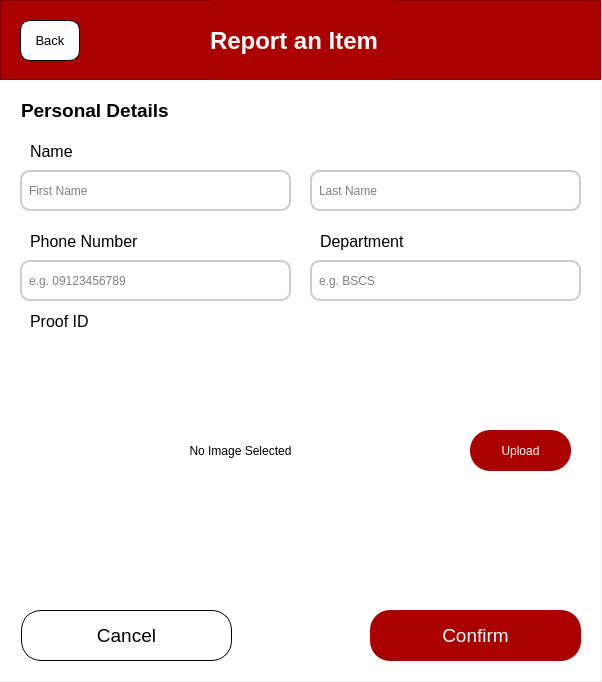
<?xml version="1.0" encoding="UTF-8"?>
<ui version="4.0">
 <class>ReportItemDialog</class>
 <widget class="QDialog" name="ReportItemDialog">
  <property name="geometry">
   <rect>
    <x>0</x>
    <y>0</y>
    <width>602</width>
    <height>682</height>
   </rect>
  </property>
  <property name="minimumSize">
   <size>
    <width>602</width>
    <height>682</height>
   </size>
  </property>
  <property name="maximumSize">
   <size>
    <width>602</width>
    <height>682</height>
   </size>
  </property>
  <property name="windowTitle">
   <string>Dialog</string>
  </property>
  <widget class="QStackedWidget" name="stackedWidget">
   <property name="geometry">
    <rect>
     <x>0</x>
     <y>0</y>
     <width>601</width>
     <height>681</height>
    </rect>
   </property>
   <property name="minimumSize">
    <size>
     <width>601</width>
     <height>681</height>
    </size>
   </property>
   <property name="maximumSize">
    <size>
     <width>601</width>
     <height>681</height>
    </size>
   </property>
   <property name="styleSheet">
    <string notr="true">background-color: rgb(255, 255, 255);</string>
   </property>
   <property name="currentIndex">
    <number>1</number>
   </property>
   <widget class="QWidget" name="itemPage">
    <widget class="QPushButton" name="nextButton">
     <property name="geometry">
      <rect>
       <x>369</x>
       <y>610</y>
       <width>211</width>
       <height>51</height>
      </rect>
     </property>
     <property name="font">
      <font>
       <pointsize>14</pointsize>
      </font>
     </property>
     <property name="styleSheet">
      <string notr="true">QPushButton {
        background-color: rgb(170, 0, 0);
        color: white;
        border: none;
        border-radius: 20px;
        padding: 8px 16px;
    }
    QPushButton:hover {
        background-color: #800000;
    }
    QPushButton:pressed {
        background-color: #4d0000;
    }</string>
     </property>
     <property name="text">
      <string>Next</string>
     </property>
    </widget>
    <widget class="QPushButton" name="cancelButton">
     <property name="geometry">
      <rect>
       <x>20</x>
       <y>610</y>
       <width>211</width>
       <height>51</height>
      </rect>
     </property>
     <property name="font">
      <font>
       <pointsize>14</pointsize>
      </font>
     </property>
     <property name="styleSheet">
      <string notr="true">QPushButton {
        border: 1px solid;
        border-radius: 20px;
        padding: 8px 16px;
    }
    QPushButton:hover {
        background-color: lightgray;
    }
    QPushButton:pressed {
        background-color: gray;
    }</string>
     </property>
     <property name="text">
      <string>Cancel</string>
     </property>
    </widget>
    <widget class="QFrame" name="frame_2">
     <property name="geometry">
      <rect>
       <x>0</x>
       <y>0</y>
       <width>611</width>
       <height>80</height>
      </rect>
     </property>
     <property name="styleSheet">
      <string notr="true">background-color: rgb(170, 0, 0);</string>
     </property>
     <property name="frameShape">
      <enum>QFrame::StyledPanel</enum>
     </property>
     <property name="frameShadow">
      <enum>QFrame::Raised</enum>
     </property>
     <widget class="QLabel" name="label_11">
      <property name="geometry">
       <rect>
        <x>210</x>
        <y>0</y>
        <width>191</width>
        <height>81</height>
       </rect>
      </property>
      <property name="font">
       <font>
        <pointsize>18</pointsize>
        <weight>75</weight>
        <bold>true</bold>
       </font>
      </property>
      <property name="styleSheet">
       <string notr="true">color: rgb(255, 255, 255);</string>
      </property>
      <property name="text">
       <string>Report an Item</string>
      </property>
     </widget>
    </widget>
    <widget class="QDateTimeEdit" name="dateLostEdit">
     <property name="geometry">
      <rect>
       <x>20</x>
       <y>250</y>
       <width>271</width>
       <height>41</height>
      </rect>
     </property>
     <property name="font">
      <font>
       <pointsize>12</pointsize>
      </font>
     </property>
     <property name="calendarPopup">
      <bool>true</bool>
     </property>
    </widget>
    <widget class="QLineEdit" name="itemNameEdit">
     <property name="geometry">
      <rect>
       <x>20</x>
       <y>170</y>
       <width>271</width>
       <height>41</height>
      </rect>
     </property>
     <property name="styleSheet">
      <string notr="true">QLineEdit {
        border: 2px solid #ccc;
        border-radius: 10px;
        padding: 5px;
    }</string>
     </property>
     <property name="text">
      <string/>
     </property>
     <property name="placeholderText">
      <string>Item Name</string>
     </property>
    </widget>
    <widget class="QLabel" name="itemImagePreview">
     <property name="geometry">
      <rect>
       <x>30</x>
       <y>410</y>
       <width>431</width>
       <height>191</height>
      </rect>
     </property>
     <property name="text">
      <string>No Image Selected</string>
     </property>
     <property name="alignment">
      <set>Qt::AlignCenter</set>
     </property>
    </widget>
    <widget class="QLabel" name="label_15">
     <property name="geometry">
      <rect>
       <x>30</x>
       <y>380</y>
       <width>111</width>
       <height>23</height>
      </rect>
     </property>
     <property name="font">
      <font>
       <pointsize>12</pointsize>
      </font>
     </property>
     <property name="text">
      <string>Item Image</string>
     </property>
    </widget>
    <widget class="QPushButton" name="itemImageButton">
     <property name="geometry">
      <rect>
       <x>470</x>
       <y>470</y>
       <width>101</width>
       <height>41</height>
      </rect>
     </property>
     <property name="styleSheet">
      <string notr="true">QPushButton {
        background-color: rgb(170, 0, 0);
        color: white;
        border: none;
        border-radius: 20px;
        padding: 8px 16px;
    }
    QPushButton:hover {
        background-color: #800000;
    }
    QPushButton:pressed {
        background-color: #4d0000;
    }</string>
     </property>
     <property name="text">
      <string>Upload </string>
     </property>
    </widget>
    <widget class="QLabel" name="label_14">
     <property name="geometry">
      <rect>
       <x>320</x>
       <y>140</y>
       <width>191</width>
       <height>23</height>
      </rect>
     </property>
     <property name="font">
      <font>
       <pointsize>12</pointsize>
      </font>
     </property>
     <property name="text">
      <string>Category</string>
     </property>
    </widget>
    <widget class="QLabel" name="label_6">
     <property name="geometry">
      <rect>
       <x>320</x>
       <y>220</y>
       <width>211</width>
       <height>23</height>
      </rect>
     </property>
     <property name="font">
      <font>
       <pointsize>12</pointsize>
      </font>
     </property>
     <property name="text">
      <string>Location</string>
     </property>
    </widget>
    <widget class="QLineEdit" name="descriptionEdit">
     <property name="geometry">
      <rect>
       <x>20</x>
       <y>330</y>
       <width>561</width>
       <height>41</height>
      </rect>
     </property>
     <property name="styleSheet">
      <string notr="true">QLineEdit {
        border: 2px solid #ccc;
        border-radius: 10px;
        padding: 5px;
    }</string>
     </property>
     <property name="text">
      <string/>
     </property>
     <property name="placeholderText">
      <string>Add more details</string>
     </property>
    </widget>
    <widget class="QLabel" name="label_7">
     <property name="geometry">
      <rect>
       <x>30</x>
       <y>300</y>
       <width>191</width>
       <height>23</height>
      </rect>
     </property>
     <property name="font">
      <font>
       <pointsize>12</pointsize>
      </font>
     </property>
     <property name="text">
      <string>Description</string>
     </property>
    </widget>
    <widget class="QComboBox" name="comboBox_2">
     <property name="geometry">
      <rect>
       <x>310</x>
       <y>170</y>
       <width>271</width>
       <height>41</height>
      </rect>
     </property>
     <property name="font">
      <font>
       <family>Segoe UI</family>
       <pointsize>11</pointsize>
       <weight>50</weight>
       <bold>false</bold>
      </font>
     </property>
     <property name="styleSheet">
      <string notr="true">QComboBox {
        border: 2px solid #ccc;
        border-radius: 10px;
        padding: 5px;
    }</string>
     </property>
     <item>
      <property name="text">
       <string>Electronics</string>
      </property>
     </item>
     <item>
      <property name="text">
       <string>School Supplies</string>
      </property>
     </item>
     <item>
      <property name="text">
       <string>Clothing and Accessories</string>
      </property>
     </item>
     <item>
      <property name="text">
       <string>I.D Cards</string>
      </property>
     </item>
     <item>
      <property name="text">
       <string>Wallets </string>
      </property>
     </item>
     <item>
      <property name="text">
       <string>Keys</string>
      </property>
     </item>
     <item>
      <property name="text">
       <string>Personal Items</string>
      </property>
     </item>
     <item>
      <property name="text">
       <string>Others</string>
      </property>
     </item>
    </widget>
    <widget class="QLineEdit" name="locationLostEdit">
     <property name="geometry">
      <rect>
       <x>310</x>
       <y>250</y>
       <width>271</width>
       <height>41</height>
      </rect>
     </property>
     <property name="styleSheet">
      <string notr="true">QLineEdit {
        border: 2px solid #ccc;
        border-radius: 10px;
        padding: 5px;
    }</string>
     </property>
     <property name="placeholderText">
      <string>Location Lost</string>
     </property>
    </widget>
    <widget class="QLabel" name="label_2">
     <property name="geometry">
      <rect>
       <x>20</x>
       <y>90</y>
       <width>191</width>
       <height>41</height>
      </rect>
     </property>
     <property name="font">
      <font>
       <pointsize>14</pointsize>
       <weight>75</weight>
       <bold>true</bold>
      </font>
     </property>
     <property name="text">
      <string>Item Details</string>
     </property>
    </widget>
    <widget class="QLabel" name="label_5">
     <property name="geometry">
      <rect>
       <x>30</x>
       <y>220</y>
       <width>191</width>
       <height>23</height>
      </rect>
     </property>
     <property name="font">
      <font>
       <pointsize>12</pointsize>
      </font>
     </property>
     <property name="text">
      <string>Date Lost</string>
     </property>
    </widget>
    <widget class="QLabel" name="label_3">
     <property name="geometry">
      <rect>
       <x>30</x>
       <y>140</y>
       <width>80</width>
       <height>23</height>
      </rect>
     </property>
     <property name="font">
      <font>
       <pointsize>12</pointsize>
      </font>
     </property>
     <property name="text">
      <string>Name</string>
     </property>
    </widget>
   </widget>
   <widget class="QWidget" name="personPage">
    <widget class="QLabel" name="label_8">
     <property name="geometry">
      <rect>
       <x>30</x>
       <y>310</y>
       <width>81</width>
       <height>23</height>
      </rect>
     </property>
     <property name="font">
      <font>
       <pointsize>12</pointsize>
      </font>
     </property>
     <property name="text">
      <string>Proof ID</string>
     </property>
    </widget>
    <widget class="QLineEdit" name="phoneNumberEdit">
     <property name="geometry">
      <rect>
       <x>20</x>
       <y>260</y>
       <width>271</width>
       <height>41</height>
      </rect>
     </property>
     <property name="styleSheet">
      <string notr="true">QLineEdit {
        border: 2px solid #ccc;
        border-radius: 10px;
        padding: 5px;
    }</string>
     </property>
     <property name="placeholderText">
      <string>e.g. 09123456789</string>
     </property>
    </widget>
    <widget class="QPushButton" name="cancelButton_2">
     <property name="geometry">
      <rect>
       <x>21</x>
       <y>610</y>
       <width>211</width>
       <height>51</height>
      </rect>
     </property>
     <property name="font">
      <font>
       <pointsize>14</pointsize>
      </font>
     </property>
     <property name="styleSheet">
      <string notr="true">QPushButton {
        border: 1px solid;
        border-radius: 20px;
        padding: 8px 16px;
    }
    QPushButton:hover {
        background-color: lightgray;
    }
    QPushButton:pressed {
        background-color: gray;
    }</string>
     </property>
     <property name="text">
      <string>Cancel</string>
     </property>
    </widget>
    <widget class="QLabel" name="label_9">
     <property name="geometry">
      <rect>
       <x>30</x>
       <y>140</y>
       <width>80</width>
       <height>23</height>
      </rect>
     </property>
     <property name="font">
      <font>
       <pointsize>12</pointsize>
      </font>
     </property>
     <property name="text">
      <string>Name</string>
     </property>
    </widget>
    <widget class="QLabel" name="label_10">
     <property name="geometry">
      <rect>
       <x>30</x>
       <y>230</y>
       <width>191</width>
       <height>23</height>
      </rect>
     </property>
     <property name="font">
      <font>
       <pointsize>12</pointsize>
      </font>
     </property>
     <property name="text">
      <string>Phone Number</string>
     </property>
    </widget>
    <widget class="QLineEdit" name="firstNameEdit">
     <property name="geometry">
      <rect>
       <x>20</x>
       <y>170</y>
       <width>271</width>
       <height>41</height>
      </rect>
     </property>
     <property name="styleSheet">
      <string notr="true">QLineEdit {
        border: 2px solid #ccc;
        border-radius: 10px;
        padding: 5px;
    }</string>
     </property>
     <property name="placeholderText">
      <string>First Name</string>
     </property>
    </widget>
    <widget class="QPushButton" name="confirmButton">
     <property name="geometry">
      <rect>
       <x>370</x>
       <y>610</y>
       <width>211</width>
       <height>51</height>
      </rect>
     </property>
     <property name="font">
      <font>
       <pointsize>14</pointsize>
      </font>
     </property>
     <property name="styleSheet">
      <string notr="true">QPushButton {
        background-color: rgb(170, 0, 0);
        color: white;
        border: none;
        border-radius: 20px;
        padding: 8px 16px;
    }
    QPushButton:hover {
        background-color: #800000;
    }
    QPushButton:pressed {
        background-color: #4d0000;
    }</string>
     </property>
     <property name="text">
      <string>Confirm</string>
     </property>
    </widget>
    <widget class="QLineEdit" name="departmentEdit">
     <property name="geometry">
      <rect>
       <x>310</x>
       <y>260</y>
       <width>271</width>
       <height>41</height>
      </rect>
     </property>
     <property name="styleSheet">
      <string notr="true">QLineEdit {
        border: 2px solid #ccc;
        border-radius: 10px;
        padding: 5px;
    }</string>
     </property>
     <property name="placeholderText">
      <string>e.g. BSCS</string>
     </property>
    </widget>
    <widget class="QLabel" name="label_13">
     <property name="geometry">
      <rect>
       <x>21</x>
       <y>90</y>
       <width>251</width>
       <height>41</height>
      </rect>
     </property>
     <property name="font">
      <font>
       <pointsize>14</pointsize>
       <weight>75</weight>
       <bold>true</bold>
      </font>
     </property>
     <property name="text">
      <string>Personal Details</string>
     </property>
    </widget>
    <widget class="QLineEdit" name="lastNameEdit">
     <property name="geometry">
      <rect>
       <x>310</x>
       <y>170</y>
       <width>271</width>
       <height>41</height>
      </rect>
     </property>
     <property name="styleSheet">
      <string notr="true">QLineEdit {
        border: 2px solid #ccc;
        border-radius: 10px;
        padding: 5px;
    }</string>
     </property>
     <property name="placeholderText">
      <string>Last Name</string>
     </property>
    </widget>
    <widget class="QFrame" name="frame">
     <property name="geometry">
      <rect>
       <x>0</x>
       <y>0</y>
       <width>611</width>
       <height>80</height>
      </rect>
     </property>
     <property name="styleSheet">
      <string notr="true">background-color: rgb(170, 0, 0);</string>
     </property>
     <property name="frameShape">
      <enum>QFrame::StyledPanel</enum>
     </property>
     <property name="frameShadow">
      <enum>QFrame::Raised</enum>
     </property>
     <widget class="QLabel" name="label">
      <property name="geometry">
       <rect>
        <x>210</x>
        <y>0</y>
        <width>181</width>
        <height>81</height>
       </rect>
      </property>
      <property name="font">
       <font>
        <pointsize>18</pointsize>
        <weight>75</weight>
        <bold>true</bold>
       </font>
      </property>
      <property name="styleSheet">
       <string notr="true">color: rgb(255, 255, 255);</string>
      </property>
      <property name="text">
       <string>Report an Item</string>
      </property>
     </widget>
     <widget class="QPushButton" name="backButton">
      <property name="geometry">
       <rect>
        <x>20</x>
        <y>20</y>
        <width>60</width>
        <height>41</height>
       </rect>
      </property>
      <property name="styleSheet">
       <string notr="true">QPushButton {
    background-color: white;
    border: 1px solid;
    border-radius: 10px;
    padding: 4px 6px;
    font-size: 10pt;
}
QPushButton:hover {
    background-color: lightgray;
}
QPushButton:pressed {
    background-color: gray;
}</string>
      </property>
      <property name="text">
       <string>Back</string>
      </property>
     </widget>
    </widget>
    <widget class="QLabel" name="label_12">
     <property name="geometry">
      <rect>
       <x>320</x>
       <y>230</y>
       <width>191</width>
       <height>23</height>
      </rect>
     </property>
     <property name="font">
      <font>
       <pointsize>12</pointsize>
      </font>
     </property>
     <property name="text">
      <string>Department</string>
     </property>
    </widget>
    <widget class="QLabel" name="proofImagePreview">
     <property name="geometry">
      <rect>
       <x>30</x>
       <y>340</y>
       <width>421</width>
       <height>221</height>
      </rect>
     </property>
     <property name="text">
      <string>No Image Selected</string>
     </property>
     <property name="alignment">
      <set>Qt::AlignCenter</set>
     </property>
    </widget>
    <widget class="QPushButton" name="uploadProofButton">
     <property name="geometry">
      <rect>
       <x>470</x>
       <y>430</y>
       <width>101</width>
       <height>41</height>
      </rect>
     </property>
     <property name="styleSheet">
      <string notr="true">QPushButton {
        background-color: rgb(170, 0, 0);
        color: white;
        border: none;
        border-radius: 20px;
        padding: 8px 16px;
    }
    QPushButton:hover {
        background-color: #800000;
    }
    QPushButton:pressed {
        background-color: #4d0000;
    }</string>
     </property>
     <property name="text">
      <string>Upload</string>
     </property>
    </widget>
   </widget>
  </widget>
 </widget>
 <resources/>
 <connections/>
</ui>
